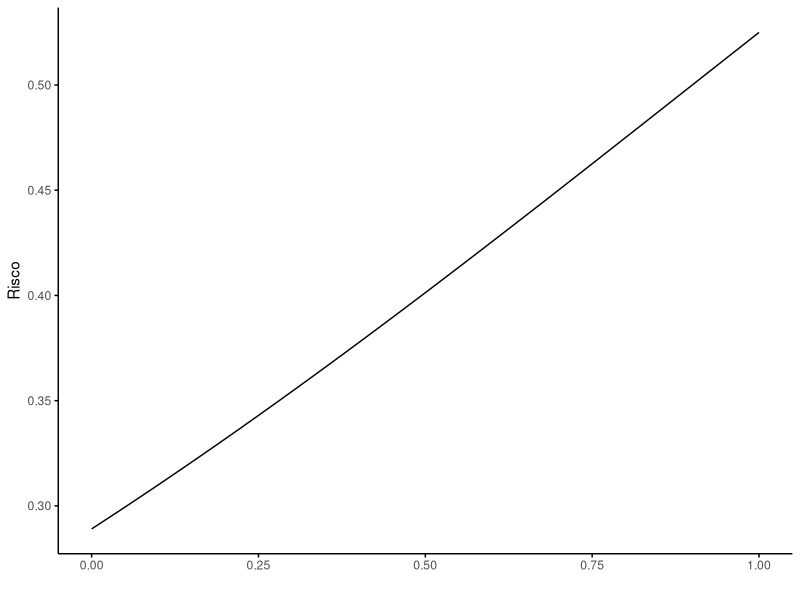
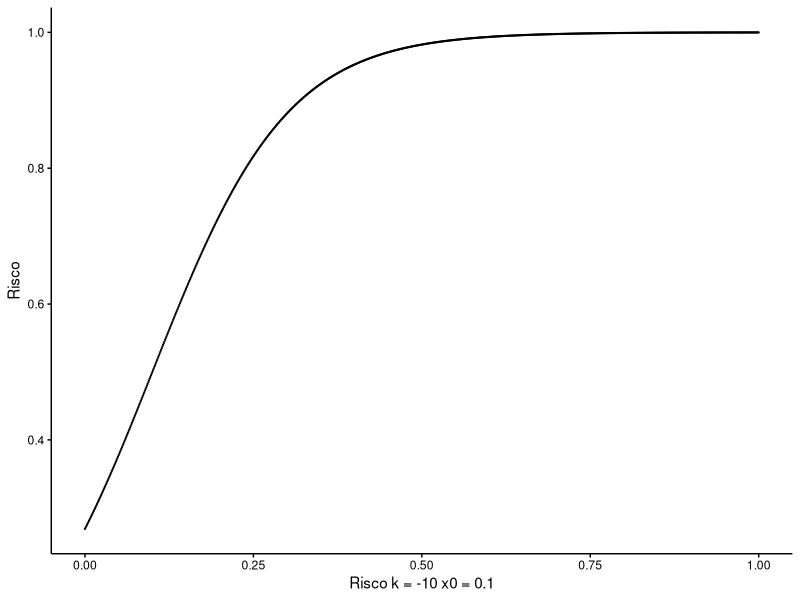
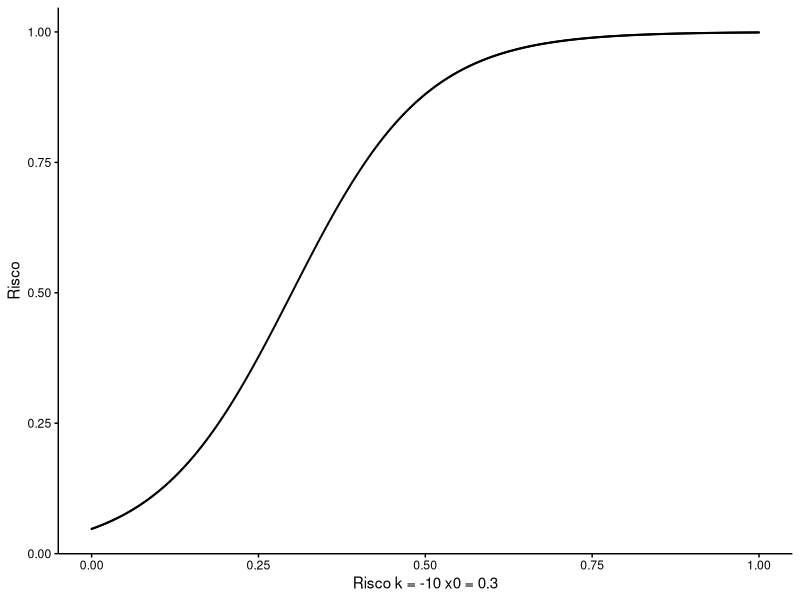
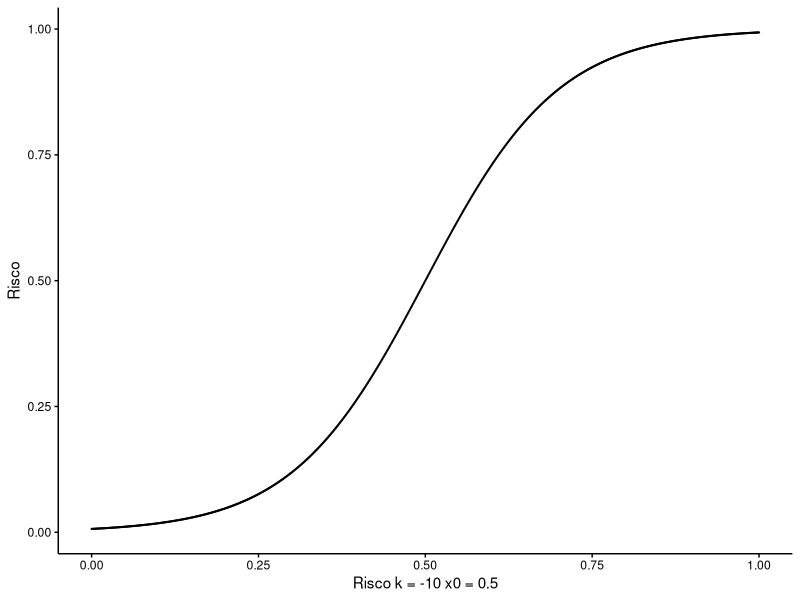
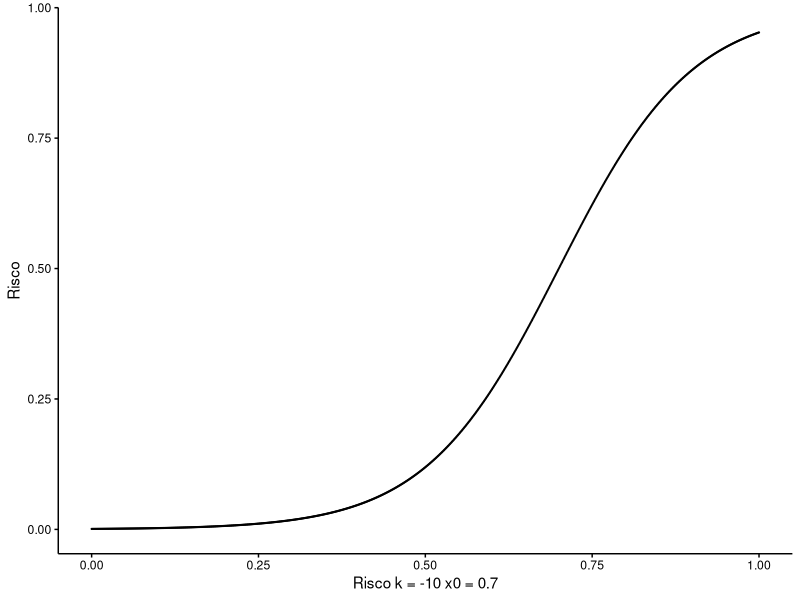
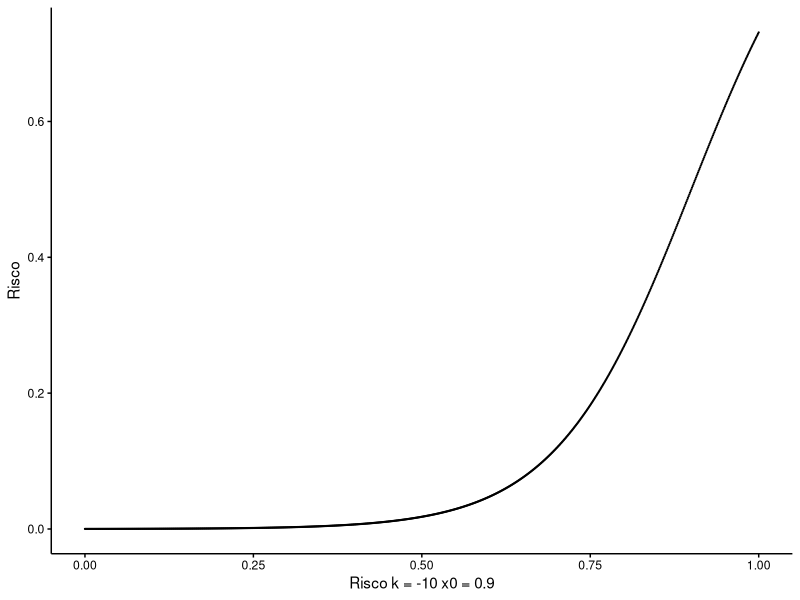
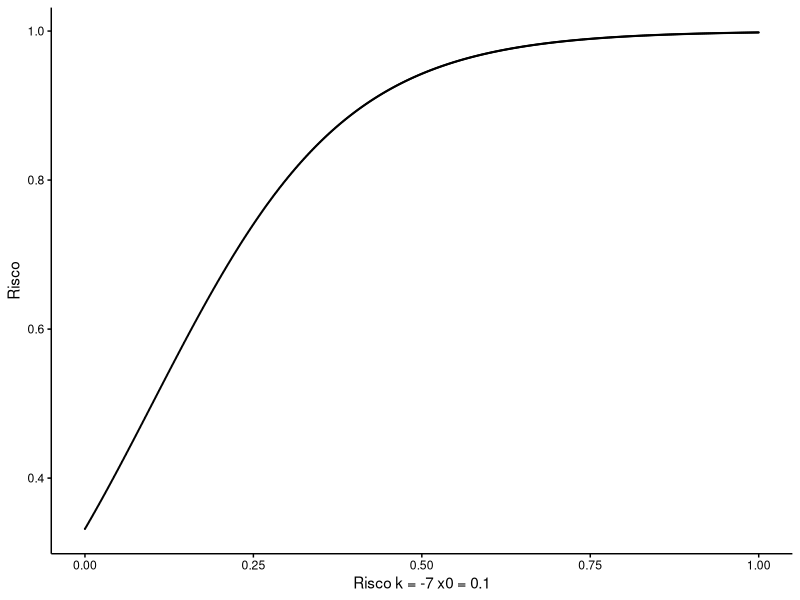
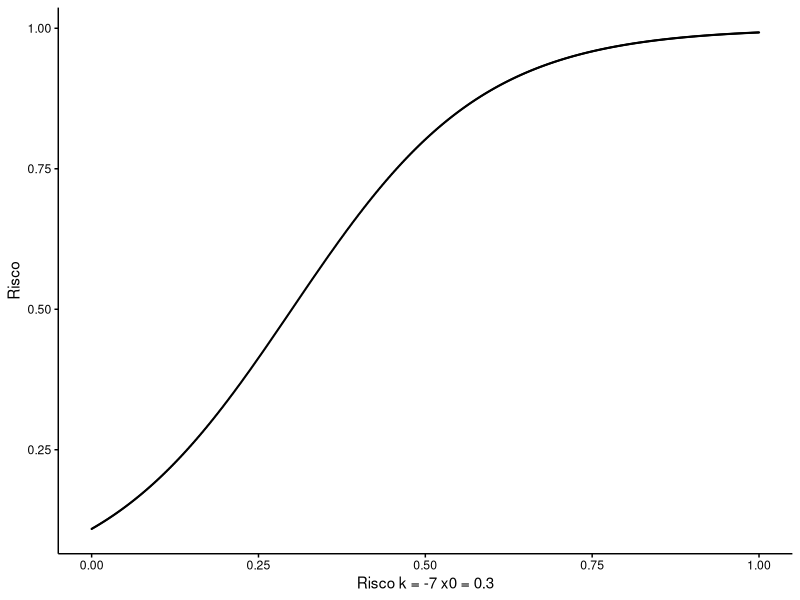

R code for these plots, in order: (Note: this script raises an error after producing the figures.)
library("ggplot2")
sigmoid = function(x, k, x0) {
  1 / ( 1 + (exp (k * (x - x0))))
}

k = c(-10, -7, -5, -3, -1)
x0 = c(0.1, 0.3, 0.5, 0.7, 0.9)
x = seq(0,1,0.001)
y=sigmoid(x,k[5],x0[5])
xy=data.frame(x,y)

ggplot(data=xy,aes(x,y))+geom_line()+
  theme(
    axis.line.y =  element_line(colour = "black"),
    axis.line.x =  element_line(colour = "black"),
    axis.ticks.y = element_line(colour = "black"),
    axis.ticks.x = element_line(colour = "black"),
    panel.grid.major = element_blank(),
    panel.grid.minor = element_blank(),
    panel.border = element_blank(),
    panel.background = element_blank())+
  labs(x="",y="Risco")
i=1
j=1
shape=NA
ifelse(!dir.exists(file.path(getwd(), "plots")), dir.create(file.path(getwd(), "plots")), FALSE) # verifica se existe diret?rio, coloca um volume em cada diret?rio
megaplot =data.frame(c(NA,NA,NA,NA,NA),
                    c(NA,NA,NA,NA,NA),
                    c(NA,NA,NA,NA,NA),
                    c(NA,NA,NA,NA,NA),
                    c(NA,NA,NA,NA,NA))

for (i in 1:length(k)){
  for(j in 1:length(x0)){
    y=sigmoid(x,k[i],x0[j])
    xy=data.frame(x,y)
    shape = paste0("Risco ","k = ", k[i]," x0 = ", x0[j])
    
    filename=paste0(getwd(),"/plots/",shape,".jpg")
    jpeg(filename,quality=100,res=300, width = 700,height = 700)

    p=ggplot(data=xy,aes(x,y))+geom_point(size=0.1)+
      theme(
        text=element_text(colour="black"),
        axis.line.y =  element_line(colour = "black"),
        axis.line.x =  element_line(colour = "black"),
        axis.ticks.y = element_line(colour = "black"),
        axis.ticks.x = element_line(colour = "black"),
        axis.text =  element_text(colour = "black"),
        panel.grid.major = element_blank(),
        panel.grid.minor = element_blank(),
        panel.border = element_blank(),
        panel.background = element_blank())+
      labs(x=shape,y="Risco")
    print(p)
    #megaplot[i,j] =p
    #  plot(xy$x,xy$y, )
    dev.off()
    #ggsave(filename= paste0(file.path(getwd(), "plots"),shape,".jpg"),plot = p, device = "jpg")
    
  }
}

#############


pl <- lapply(1:11, function(.x) 
  qplot(1:10, rnorm(10), main=paste("plot", .x)))

ml <- marrangeGrob(pl, nrow=2, ncol=2)

gs <- lapply(1:9, function(ii) 
  grobTree(rectGrob(gp=gpar(fill=ii, alpha=0.5)), textGrob(ii)))
grid.arrange(grobs=gs, ncol=, 
            )

grid.rect(gp=gpar(fill=NA))

plota = function(i,j){
  ggplot(data=xy,aes(x,y))+geom_point(size=0.1)+
    theme(
      text=element_text(colour="black"),
      axis.line.y =  element_line(colour = "black"),
      axis.line.x =  element_line(colour = "black"),
      axis.ticks.y = element_line(colour = "black"),
      axis.ticks.x = element_line(colour = "black"),
      axis.text =  element_text(colour = "black"),
      panel.grid.major = element_blank(),
      panel.grid.minor = element_blank(),
      panel.border = element_blank(),
      panel.background = element_blank())+
    labs(x=shape,y="Risco")
}


